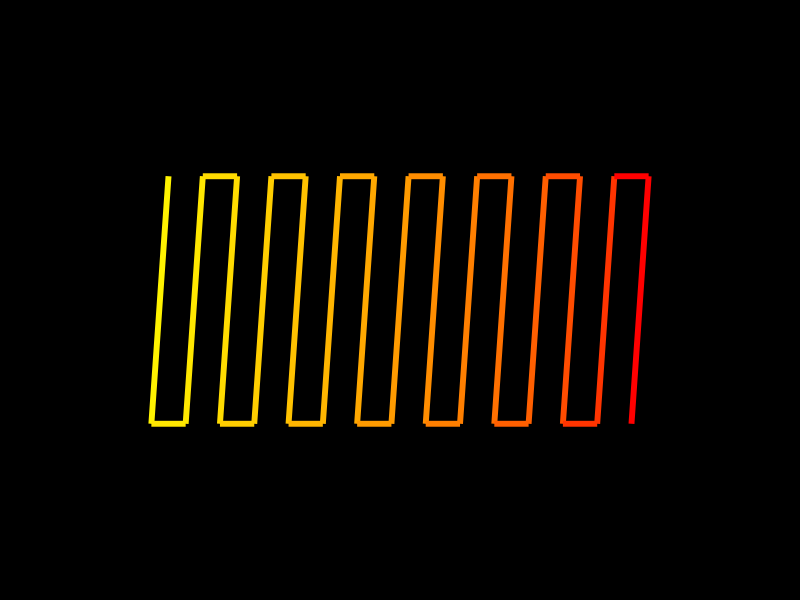

Here is the R script that generated this plot:
library(tidyverse)
library(gganimate)
library(RColorBrewer)

n = round(16, 0)

pipes <- expand.grid(
  x = NA,
  x_end = NA,
  y = NA,
  y_end = NA,
  group = 1:n
) 

## Area is square are (0,0) | (1,1)

# Equally spaced dots
## seq(0, 1, len = n)

# Nerf the y coordinate
## rep(c(0,rnorm(1)), n/2)
## rep(c(1,rnorm(1)), n/2)

pipes <- pipes |>
  mutate(
    x = rep(rnorm(2), n/2),
    x_end = lag(x,1),
    diff_x = abs(x_end-x),
    x = x + 2*diff_x*(group-2),
    x_end = x_end + 2*diff_x*(group-2),
    y = rep(c(0,1), n/2),
    y_end = rep(c(1,0), n/2),
  ) |>
  slice(rep(1:n(), each = 2)) |>
  mutate(
    x_end = lag(x_end, 1),
    y_end = lag(y_end, 1)
  )

temp <- ggplot(pipes,
               aes(
                 x = x,
                 y = y,
                 xend = x_end,
                 yend = y_end
               )) +
  theme_void() +
  theme(plot.background = element_rect(fill = "black"),
        plot.margin = margin(20, 20, 20, 20),
        legend.position = "none") +
  geom_segment(aes(color = group),
               linewidth = 2) +
  scale_color_gradient(low = "yellow", high = "red", na.value = NA) +
  coord_cartesian(xlim = c(min(pipes$x, na.rm = T)-5, 
                           max(pipes$x_end, na.rm = T)+5),
                  ylim = c(min(pipes$y, na.rm = T)-0.5,
                           max(pipes$y_end, na.rm = T)+0.5))

ggsave(temp, filename = "temp.png", 
       width = 1920, height = 1280, 
       units = "px", dpi = 300)
